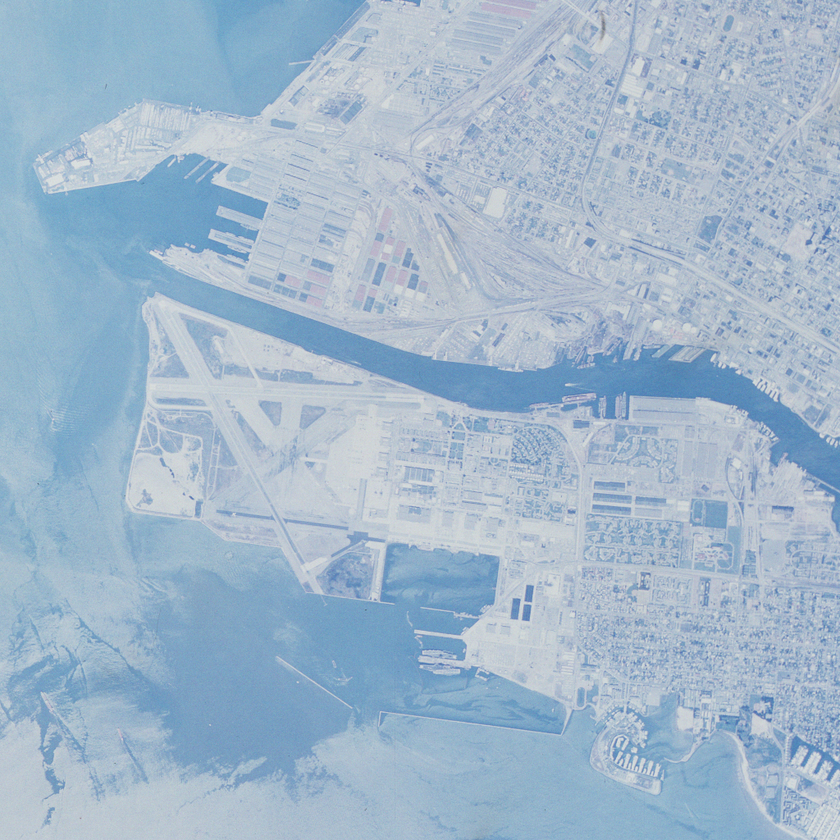
#> input picture lab01/Oakland.png, 840 x 840 px, shrunk from 1024 x 1024 before the run; the run also reads 2 pictures not shown here
$ jupyter execute --allow-errors lab01.ipynb
#> lines starting #> are read from the running program, lines starting #| are printed output that depends on the picture; after the words box and inside, x2 and y2 are one past the last pixel; in counts of white or black regions, pixels touching at a corner belong together
# Q1. Contrast Stretching

[cell 1]
import cv2
import numpy as np
import matplotlib.pyplot as plt


# Load file
file = 'Oakland.png'
img_bgr = cv2.imread(file)
#> img_bgr is the input picture: shape (840, 840, 3); mean B, G, R 203.5, 183.6, 161.3

# Get height and h,w
min = 0
max = 255
(h, w, chan) = img_bgr.shape

# Method 1
# Split image into color channels
b, g, r = cv2.split(img_bgr)

# Apply contrast stretching to each channel
stretched_b = ((b - np.min(b)) / (np.max(b) - np.min(b))) * (max - min) + min
stretched_g = ((g - np.min(g)) / (np.max(g) - np.min(g))) * (max - min) + min
stretched_r = ((r - np.min(r)) / (np.max(r) - np.min(r))) * (max - min) + min


img_1 = cv2.merge((stretched_b, stretched_g, stretched_r))
# Convert to uint8 data type
img_1 = img_1.astype(np.uint8)
cv2.imwrite("OaklandBGRstretched.png",img_1)


################# Create a figure with two subplots
fig, (ax1, ax2) = plt.subplots(1, 2, figsize=(8, 4))

ax1.set_title('BGR Image')
ax1.imshow(cv2.cvtColor(img_bgr, cv2.COLOR_BGR2RGB))

# Display the new image
ax2.set_title('Contrast Stretched')
ax2.imshow(cv2.cvtColor(img_1, cv2.COLOR_BGR2RGB))

# Hide the axes and show the figure
ax1.axis('off')
ax2.axis('off')
plt.show()
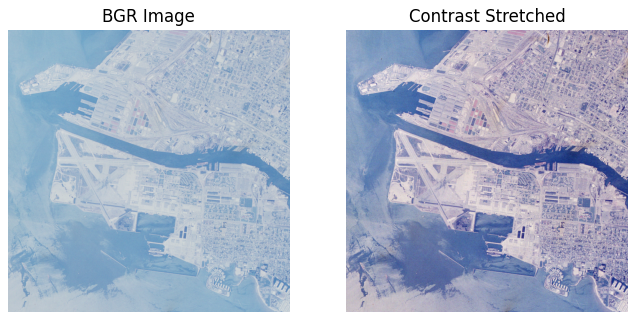
#> figure drawn by matplotlib, 2 panels

[cell 2]
# Method 2 - Convert Image to hsvscale
img_grey = cv2.cvtColor(img_bgr, cv2.COLOR_BGR2GRAY)
cv2.imwrite("OaklandGrey.png", img_grey)

grey_min = np.min(img_grey)
#> grey_min = 108
grey_max = np.max(img_grey)
#> grey_max = 226

stretched_grey = ((img_grey - grey_min) / (grey_max - grey_min)) * (max - min) + min


# Split image into color channels
b, g, r = cv2.split(img_bgr)

# Apply contrast stretching to each channel
stretched_b = np.clip(((b - grey_min) / (grey_max - grey_min)) * (max - min) + min,0,255)
stretched_g = np.clip(((g - grey_min) / (grey_max - grey_min)) * (max - min) + min,0,255)
stretched_r = np.clip(((r - grey_min) / (grey_max - grey_min)) * (max - min) + min,0,255)

img_2 = cv2.merge((stretched_b, stretched_g, stretched_r))
# Convert to uint8 data type
img_2 = img_2.astype(np.uint8)
cv2.imwrite("OaklandGreyStretched.png",img_2)
################# Create a figure with two subplots
fig, (ax1, ax2) = plt.subplots(1, 2, figsize=(8, 4))

ax1.set_title('Grey Image')
ax1.imshow(cv2.cvtColor(img_grey, cv2.COLOR_GRAY2RGB))

# Display the new image
ax2.set_title('Contrast Stretched')
ax2.imshow(cv2.cvtColor(img_2,cv2.COLOR_BGR2RGB))

# Hide the axes and show the figure
ax1.axis('off')
ax2.axis('off')
plt.show()
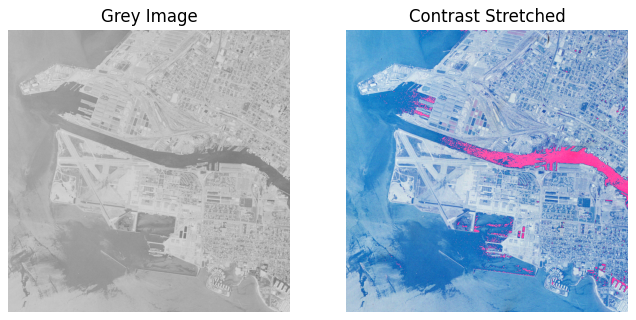
#> figure drawn by matplotlib, 2 panels

[cell 3]
# Method 3
# Convert BGR to HSV
img_hsv = cv2.cvtColor(img_bgr, cv2.COLOR_BGR2HSV)

hsv_min = np.min(img_hsv)
#> hsv_min = 0
hsv_max = np.max(img_hsv)
#> hsv_max = 229

stretched_hsv = ((img_hsv - hsv_min) / (hsv_max - hsv_min)) * (max - min) + min


# Split image into color channels
b, g, r = cv2.split(img_bgr)

# Apply contrast stretching to each channel
stretched_b = ((b - hsv_min) / (hsv_max - hsv_min)) * (max - min) + min
stretched_g = ((g - hsv_min) / (hsv_max - hsv_min)) * (max - min) + min
stretched_r = ((r - hsv_min) / (hsv_max - hsv_min)) * (max - min) + min

img_3 = cv2.merge((stretched_b, stretched_g, stretched_r))
# Convert to uint8 data type
img_3 = img_3.astype(np.uint8)
cv2.imwrite("OaklandHsvStretched.png",img_3)

################# Create a figure with two subplots
fig, (ax1, ax2) = plt.subplots(1, 2, figsize=(8, 4))

ax1.set_title('HSV Image')
ax1.imshow(cv2.cvtColor(img_hsv, cv2.COLOR_HSV2RGB))

# Display the new image
ax2.set_title('Contrast Stretched')
ax2.imshow(cv2.cvtColor(img_3,cv2.COLOR_BGR2RGB))

# Hide the axes and show the figure
ax1.axis('off')
ax2.axis('off')
plt.show()

[cell 4]
fig, (ax1, ax2, ax3) = plt.subplots(1, 3, figsize=(12, 4))
ax1.set_title('Method 1 Invidiual')
ax1.imshow(cv2.cvtColor(img_bgr, cv2.COLOR_BGR2RGB))

# Display the new image
ax2.set_title('Method 2 Greyscale')
ax2.imshow(cv2.cvtColor(img_2,cv2.COLOR_BGR2RGB))

# Display the new image
ax3.set_title('Method 3 HSV')
ax3.imshow(cv2.cvtColor(img_3,cv2.COLOR_BGR2RGB))

# Hide the axes and show the figure
ax1.axis('off')
ax2.axis('off')
ax3.axis('off')
plt.show()

The RGB contrast difference worked the best as it takes into account the lack of contrast in each channel and then ideally stretches the contrast as much as possible within the 255 colour bounds which creates a greater contrasted image without losing details due to "clipping".

Qualitatively greyscale is second the best because the buildings in the greyscale image are not that contrasted. Thus the contrast stretching clearly creates a stronger contrast in that region which may be more ideal for this use case. However there is a loss of information data in thecentnre

The HSV contrast stretching for hsv is not as clear as there is already a high level of intensity variation and applying the same algorithm to all three channels does not yield a very cotrasted result.

# Q2
Write an algorithm that computes and plots the histogram of an image and
also reports the minimum pixel value and the maximum pixel value in the image. Then execute
your algorithm to compare the histograms and extreme values before and after contrast
stretching of image Oakland.png for each of the three approaches in the previous task.

More specifically, for the first contrast-stretching approach, show the histogram and extreme
values for each of the three channels (R, G, B) of both the input image and the output image.
For the second approach, show the histogram and extreme values of only the gray value
representation (Y) of both the input image and the output image after conversion. For the
third approach, show the histogram and extreme values of only the value channel (V) of both
the input image and the output image after conversion.
To facilitate visual comparison, present the histograms of the input image and corresponding
output image side by side in each case.

[cell 5]
# Approach 1 RGB
def getHistogram(img):
    histogram = np.zeros((256), dtype=int)
    #print(histogram)

    for row in img:
        for pixel_value in row:
            histogram[pixel_value] += 1

    reportMinMax(histogram)

    return histogram

def reportMinMax(hist):
    # Find the indices of non-zero elements
    non_zero_indices = np.nonzero(hist)

    # Find the index of the lowest non-zero element
    min = non_zero_indices[0].min()

    # Find the index of the highest non-zero element
    max=  non_zero_indices[0].max()

    print("Min:" + str(min))
    print("Max:" + str(max))

file = 'Oakland.png'
img_bgr = cv2.imread(file)
file2 = 'OaklandBGRStretched.png'
img_bgr_stretched = cv2.imread(file2)

b, g, r = cv2.split(img_bgr)
#> (the rest of this cell did not finish here and is left out)

[cell 6]
# Approach 2 Grey

# Load file
file = 'Oakland.png'
img_grey = cv2.imread(file,cv2.IMREAD_GRAYSCALE)
file2 = 'OaklandGreyStretched.png'
img_grey_stretched = cv2.imread(file2,cv2.IMREAD_GRAYSCALE)
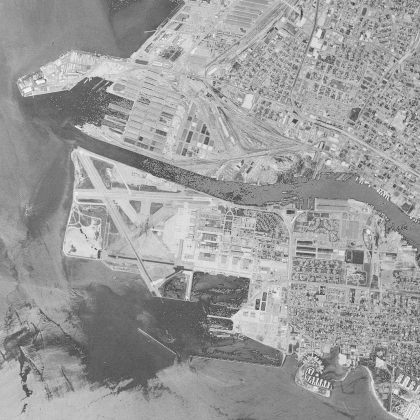
#> img_grey_stretched: shape (840, 840) (shown at 1/2 size); min 27, max 251, mean 155.8

histogramOld = getHistogram(img_grey)
#> after the loop in getHistogram, `for row in img:`: histogram = 256 values, max 15729 at index 195, min 0 at index 0, mean 2756.2
#> in reportMinMax, `min = non_zero_indices[0].min()`: min = 107
#> in reportMinMax, `max=  non_zero_indices[0].max()`: max = 225
#| Min:107
#| Max:225
#> histogramOld has the same summary as histogram in getHistogram
histogramNew = getHistogram(img_grey_stretched)
#| Min:27
#| Max:251
#> histogramNew = 256 values, max 7833 at index 186, min 0 at index 0, mean 2756.2

print("Original")
reportMinMax(histogramOld)
#| Min:107
#| Max:225
print("Stretched")
reportMinMax(histogramNew)
#| Min:27
#| Max:251

fig, (ax1, ax2) = plt.subplots(1, 2, figsize=(16, 4))

# Plot the histogram in the first subplot
ax1.set_title('Histogram')
ax1.plot(histogramOld, color='black')
ax1.set_xlim([0, 256])

# Plot the histogram in the second subplot
ax2.set_title('Histogram')
ax2.plot(histogramNew, color='black')
ax2.set_xlim([0, 256])

plt.show()

[cell 7]
# Approach 3 HSV
# Load file
file = 'Oakland.png'
img_bgr = cv2.imread(file)
img_hsv = cv2.cvtColor(img_bgr, cv2.COLOR_BGR2HSV)
img_hsv = img_hsv[:, :, 2]
#> img_hsv: shape (840, 840)
file2 = 'OaklandGreyStretched.png'
img_bgr_stretched = cv2.imread(file2)
img_hsv_stretched = cv2.cvtColor(img_bgr_stretched, cv2.COLOR_BGR2HSV)
img_hsv_stretched = img_hsv_stretched[:, :, 2]
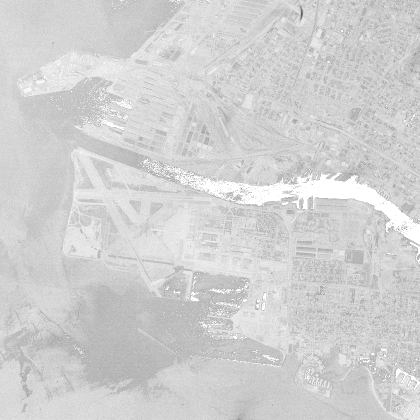
#> img_hsv_stretched: shape (840, 840) (shown at 1/2 size); min 60, max 255, mean 208.9

histogramOld = getHistogram(img_hsv)
#| Min:136
#| Max:229
#> histogramOld = 256 values, max 44195 at index 206, min 0 at index 0, mean 2756.2
histogramNew = getHistogram(img_hsv_stretched)
#| Min:60
#| Max:255
#> histogramNew = 256 values, max 44193 at index 211, min 0 at index 0, mean 2756.2

print("Original")
reportMinMax(histogramOld)
#| Min:136
#| Max:229
print("Stretched")
reportMinMax(histogramNew)
#| Min:60
#| Max:255

fig, (ax1, ax2) = plt.subplots(1, 2, figsize=(16, 4))

# Plot the histogram in the first subplot
ax1.set_title('Histogram')
ax1.plot(histogramOld, color='black')
ax1.set_xlim([0, 256])

# Plot the histogram in the second subplot
ax2.set_title('Histogram')
ax2.plot(histogramNew, color='black')
ax2.set_xlim([0, 256])

plt.show()

# Q3 Image Thresholding
If value is above, it is object
If it is below or equal, it is background

[cell 8]
# Hardware image
img = cv2.imread("Hardware.png", cv2.IMREAD_GRAYSCALE)
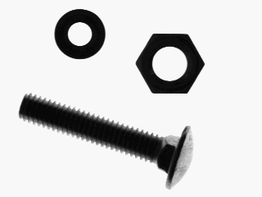
#> input picture lab01/Hardware.png, 262 x 197 px, shrunk from 320 x 240 before the run
#> img is the input picture: shape (197, 262); min 0, max 255, mean 211.9

# Calculate the histogram
hist = cv2.calcHist([img], [0], None, [256], [0, 256])
#> hist = 256 values, max 40161 at index 248, min 5 at index 3, mean 201.6

# Otsu's Method
ret1,th1 = cv2.threshold(img,0,255,cv2.THRESH_BINARY+cv2.THRESH_OTSU)
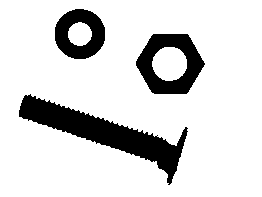
#> th1: shape (197, 262); 84.5% white; 3 black regions, box (x1, y1, x2, y2) and area: (19, 94, 188, 185) 4254, (136, 34, 205, 94) 2200, (55, 9, 105, 59) 1551
#> ret1 = 136

#IsoData method
t = 0.4
while True:
    # Create a boolean mask where True represents values less than the threshold
    mask = img < t*255
    # Calculate the mean of elements that satisfy the condition
    mu1 = np.mean(img[mask])
    mask2 = img >= t*255
    mu2 = np.mean(img[mask2])

    tNew = ((mu1 + mu2)/2)/255

    if (abs(t - tNew) < 0.01):
       break
    t = tNew
#> this loop made 3 passes
#> (mu1, mu2, tNew, t) on passes 1 to 2: (21.58, 244.3, 0.521, 0.521), (26.94, 245.6, 0.534, 0.534)
#> pass 1, `mask = img < t*255`:
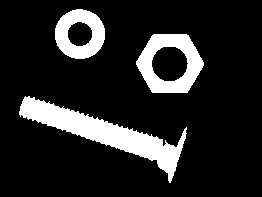
#> mask: shape (197, 262) bool; 14.6% white; 3 white regions, box (x1, y1, x2, y2) and area: (19, 96, 187, 183) 3876, (136, 34, 204, 93) 2121, (55, 9, 105, 59) 1519
    # print("Isodata Threshold = "+ t.astype(str))


ret2,th2 = cv2.threshold(img,int(255*t),255,cv2.THRESH_BINARY)
#> ret2 = 136

### Triangle method
_, th3 = cv2.threshold(img, 0, 255, cv2.THRESH_BINARY + cv2.THRESH_TRIANGLE)

#### Create a figure with three subplots###
fig, (ax1, ax2, ax3, ax4, ax5) = plt.subplots(1, 5, figsize=(25, 5))

# Plot the image in the first subplot
ax1.set_title('Image')
ax1.imshow(img, cmap='gray')
ax1.axis('off')

# Plot the histogram in the second subplot
ax2.set_title('Histogram')
ax2.plot(hist, color='black')
ax2.set_xlim([0, 256])

# Otsu's
ax3.set_title('Otsu Threshold')
ax3.imshow(th1, cmap='gray')
ax3.axis('off')

# Isodata
ax4.set_title('Isodata')
ax4.imshow(th2, cmap='gray')
ax4.axis('off')

# Triangle
ax5.set_title('Triangle')
ax5.imshow(th3, cmap='gray')
ax5.axis('off')


plt.show()

[cell 9]
# Nuclei
img = cv2.imread("Nuclei.png", cv2.IMREAD_GRAYSCALE)
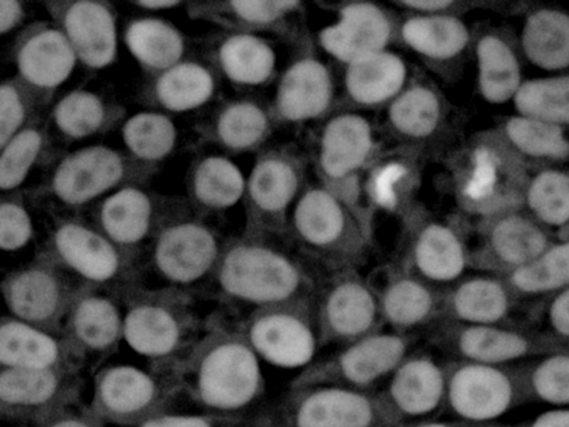
#> input picture lab01/Nuclei.png, 569 x 427 px, shrunk from 694 x 520 before the run
#> img is the input picture: shape (427, 569); min 0, max 235, mean 74
# Calculate the histogram
hist = cv2.calcHist([img], [0], None, [256], [0, 256])
#> hist = 256 values, max 11846 at index 0, min 0 at index 236, mean 949.1

# Otsu's Method
ret1,th1 = cv2.threshold(img,0,255,cv2.THRESH_BINARY+cv2.THRESH_OTSU)
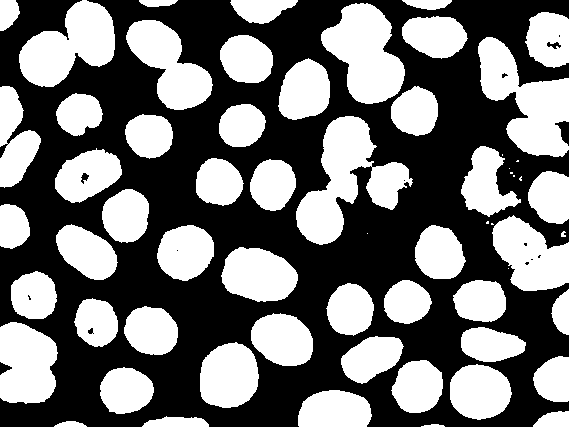
#> th1: shape (427, 569); 45% white; 62 white regions (10 under 20 px), largest, box (x1, y1, x2, y2) and area: (296, 116, 413, 245) 6605, (478, 37, 569, 157) 5687, (321, 3, 405, 104) 5249
#> ret1 = 78

#IsoData method
t = 0.4
while True:
    # Create a boolean mask where True represents values less than the threshold
    mask = img < t*255
    # Calculate the mean of elements that satisfy the condition
    mu1 = np.mean(img[mask])
    mask2 = img >= t*255
    mu2 = np.mean(img[mask2])

    tNew = ((mu1 + mu2)/2)/255

    if (abs(t - tNew) < 0.01):
       break
    t = tNew
#> this loop made 3 passes
#> (mu1, mu2, tNew, t) on passes 1 to 2: (39.69, 132.6, 0.338, 0.338), (34.32, 127.5, 0.317, 0.317)
#> pass 2, `mask = img < t*255`:
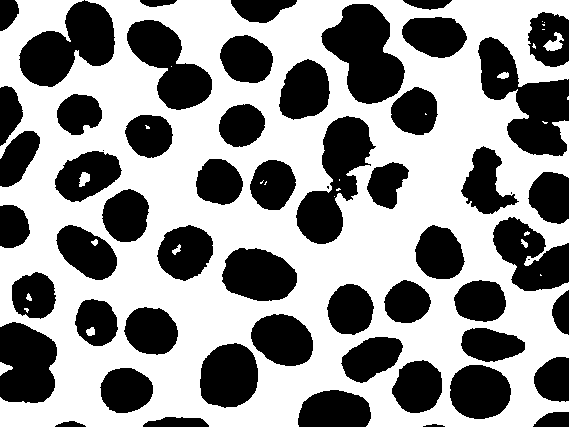
#> mask: shape (427, 569) bool; 57.4% white; 57 black regions (4 under 20 px), largest, box (x1, y1, x2, y2) and area: (478, 37, 569, 156) 5357, (321, 4, 405, 104) 5098, (296, 116, 376, 244) 4792
    # print("Isodata Threshold = "+ t.astype(str))


ret2,th2 = cv2.threshold(img,int(255*t),255,cv2.THRESH_BINARY)
#> ret2 = 80

### Triangle method
## Find max position of histogram
histMaxX = int(hist.argmax())
#> histMaxX = 0
histMaxY = int(hist[histMaxX])
#> histMaxY = 11846
p1 = np.array([histMaxX,histMaxY])
#> p1 = [0, 11846]

## find highest grey value
# Find the indices (bins) where the highest non-zero values occur
non_zero_indices = np.where(hist > 0)
#> non_zero_indices = 236 positions, rows 0 to 235, columns 0 to 0
# Find the bin with the highest non-zero value
greyMaxX = 0
for idx, val in np.ndenumerate(hist):
    #print("idx: " + str(idx) + " val: " +  str(int(val)))
    if int(val) > 0:
        greyMaxX = idx[0]
#> this loop made 256 passes
#> (idx, val) on passes 1 to 4: ((0, 0), 11846), ((1, 0), 1390), ((2, 0), 1470), ((3, 0), 1204)
#print(greyMaxX)
greyMaxY = int(hist[greyMaxX])
#> greyMaxY = 3
p2 = np.array([greyMaxX,greyMaxY])
#> p2 = [235, 3]

# draw the line and get an array
# Calculate the slope (m) and y-intercept (b) of the line
m = (p2[1] - p1[1]) / (p2[0] - p1[0])
#> m = -50.4
b = p1[1] - m * p1[0]
#> b = 11846

# Create an array of length 256 and initialize with zeros
line_array = np.zeros(256, dtype=int)

# Calculate the corresponding y-values and assign them to the array
x_values = np.arange(256)
valid_indices = (x_values >= p1[0]) & (x_values <= p2[0])
line_array[valid_indices] = (m * x_values[valid_indices] + b).astype(int)

# find longest height distance between line and grey value
dist = 0
t_tri = 0
for i in range(histMaxX+1,greyMaxX-1):
    p3 = np.array([i,int(hist[i])])
    d = line_array[i] - p3[1]
    #print(str(d) + str(p1) + str(p2) + str(p3))
    if (d > dist):
        t_tri = i
        dist = d
#> this loop made 233 passes
#> (p3, d, dist) on passes 1, 3: ([1, 1390], 10405, 10405), ([3, 1204], 10490, 10490)
#> after the loop, dist = 10490; t_tri = 3

# print(p1)
# print(p2)
#print('dist = ' + str(dist) + ' at: ' + str(t_tri))
ret3,th3 = cv2.threshold(img,int(t_tri),255,cv2.THRESH_BINARY)
#> ret3 = 3

#### Create a figure with three subplots###
fig, (ax1, ax2, ax3, ax4, ax5) = plt.subplots(1, 5, figsize=(25, 5))

# Plot the image in the first subplot
ax1.set_title('Image')
ax1.imshow(img, cmap='gray')
ax1.axis('off')

# Plot the histogram in the second subplot
ax2.set_title('Histogram')
ax2.plot(hist, color='black')
ax2.set_xlim([0, 256])

# Otsu's
ax3.set_title('Otsu Threshold')
ax3.imshow(th1, cmap='gray')
ax3.axis('off')

# Isodata
ax4.set_title('Isodata')
ax4.imshow(th2, cmap='gray')
ax4.axis('off')

# Triangle
ax5.set_title('Triangle')
ax5.imshow(th3, cmap='gray')
ax5.axis('off')


plt.show()

[cell 10]
#Orca
img = cv2.imread("Orca.png", cv2.IMREAD_GRAYSCALE)
# Calculate the histogram
hist = cv2.calcHist([img], [0], None, [256], [0, 256])
#> hist = 256 values, max 779 at index 134, min 0 at index 0, mean 172.3

# Otsu's Method
ret1,th1 = cv2.threshold(img,0,255,cv2.THRESH_BINARY+cv2.THRESH_OTSU)
#> ret1 = 110

#IsoData method
t = 0.4
while True:
    # Create a boolean mask where True represents values less than the threshold
    mask = img < t*255
    # Calculate the mean of elements that satisfy the condition
    mu1 = np.mean(img[mask])
    mask2 = img >= t*255
    mu2 = np.mean(img[mask2])

    tNew = ((mu1 + mu2)/2)/255

    if (abs(t - tNew) < 0.01):
       break
    t = tNew
#> this loop made 2 passes
#> (mu1, mu2, tNew, t) on pass 1: (69.71, 144.8, 0.421, 0.421)
    # print("Isodata Threshold = "+ t.astype(str))


ret2,th2 = cv2.threshold(img,int(255*t),255,cv2.THRESH_BINARY)
#> ret2 = 107

### Triangle method
## Find max position of histogram
histMaxX = int(hist.argmax())
#> histMaxX = 134
histMaxY = int(hist[histMaxX])
#> histMaxY = 779
p1 = np.array([histMaxX,histMaxY])
#> p1 = [134, 779]

## find highest grey value
# Find the indices (bins) where the highest non-zero values occur
non_zero_indices = np.where(hist > 0)
#> non_zero_indices = 210 positions, rows 35 to 245, columns 0 to 0
# Find the bin with the highest non-zero value
greyMaxX = 0
for idx, val in np.ndenumerate(hist):
    #print("idx: " + str(idx) + " val: " +  str(int(val)))
    if int(val) > 0:
        greyMaxX = idx[0]
#> this loop made 256 passes
#> (idx, val) on passes 1 to 4: ((0, 0), 0), ((1, 0), 0), ((2, 0), 0), ((3, 0), 0)
#print(greyMaxX)
greyMaxY = int(hist[greyMaxX])
#> greyMaxY = 2
p2 = np.array([greyMaxX,greyMaxY])
#> p2 = [245, 2]

# draw the line and get an array
# Calculate the slope (m) and y-intercept (b) of the line
m = (p2[1] - p1[1]) / (p2[0] - p1[0])
#> m = -7
b = p1[1] - m * p1[0]
#> b = 1717

# Create an array of length 256 and initialize with zeros
line_array = np.zeros(256, dtype=int)

# Calculate the corresponding y-values and assign them to the array
x_values = np.arange(256)
valid_indices = (x_values >= p1[0]) & (x_values <= p2[0])
line_array[valid_indices] = (m * x_values[valid_indices] + b).astype(int)

# find longest height distance between line and grey value
dist = 0
t_tri = 0
for i in range(histMaxX+1,greyMaxX-1):
    p3 = np.array([i,int(hist[i])])
    d = line_array[i] - p3[1]
    #print(str(d) + str(p1) + str(p2) + str(p3))
    if (d > dist):
        t_tri = i
        dist = d
#> this loop made 109 passes
#> (p3, d, dist) on passes 1 to 4: ([135, 759], 13, 13), ([136, 639], 126, 126), ([137, 603], 155, 155), ([138, 550], 201, 201)
#> after the loop, dist = 500; t_tri = 164

# print(p1)
# print(p2)
#print('dist = ' + str(dist) + ' at: ' + str(t_tri))
ret3,th3 = cv2.threshold(img,int(t_tri),255,cv2.THRESH_BINARY)
#> ret3 = 164

#### Create a figure with three subplots###
fig, (ax1, ax2, ax3, ax4, ax5) = plt.subplots(1, 5, figsize=(25, 5))

# Plot the image in the first subplot
ax1.set_title('Image')
ax1.imshow(img, cmap='gray')
ax1.axis('off')

# Plot the histogram in the second subplot
ax2.set_title('Histogram')
ax2.plot(hist, color='black')
ax2.set_xlim([0, 256])

# Otsu's
ax3.set_title('Otsu Threshold')
ax3.imshow(th1, cmap='gray')
ax3.axis('off')

# Isodata
ax4.set_title('Isodata')
ax4.imshow(th2, cmap='gray')
ax4.axis('off')

# Triangle
ax5.set_title('Triangle')
ax5.imshow(th3, cmap='gray')
ax5.axis('off')


plt.show()

Otsu's method provides good seperation of classes for all the data sets. In Hardware, the nuts and bolts are clearly seperated from the backgound. Although it is an example of extreme contrast Otsu accels in seperating the background and the foreground. Unfortunately it mistakes some of the head of the bolt due to low contrast different. In situations where there is a bimodal such as Orca and Nuclei, Otsu also does a good job of seperating the foreground and background. Otsu may struggle a little in areas with gradients and detailed images however the datasets here show multi-modal peaks and good contrast to begin with

The iso-data method similarly excels in multimodal images and images with a clear background seperations to the forground.

The triangle method did exceptionally well in the hardware image likely due to the fact the algorithm will select a value that accepts almost all the values in an extreme single modal peak scenario. It however failed in the bimodal scenario due to the inability to select a threshold that considers both peaks. It however fairs a bit better in the Orca as it selects the second peak to threshold against which in this particular image is of a higher amplitude.

# Q4 Computing laplacian edge

[cell 11]
# Load file
file = 'Laplace.png'
image = cv2.imread(file,cv2.IMREAD_GRAYSCALE)
(h, w) = image.shape


kernel = np.array([[1, 1, 1],[1, -8, 1],[1, 1, 1]])

img = cv2.filter2D(src=image, ddepth=-1,kernel=kernel)

fig, axes = plt.subplots(1, 2, figsize=(5, 10))

# Plot the Laplacian-convolved image using plt
axes[0].imshow(image, cmap='gray')
axes[0].set_title('Original')
axes[0].axis('off')

axes[1].imshow(img, cmap='gray')
axes[1].set_title('Laplacian ')
axes[1].axis('off')
